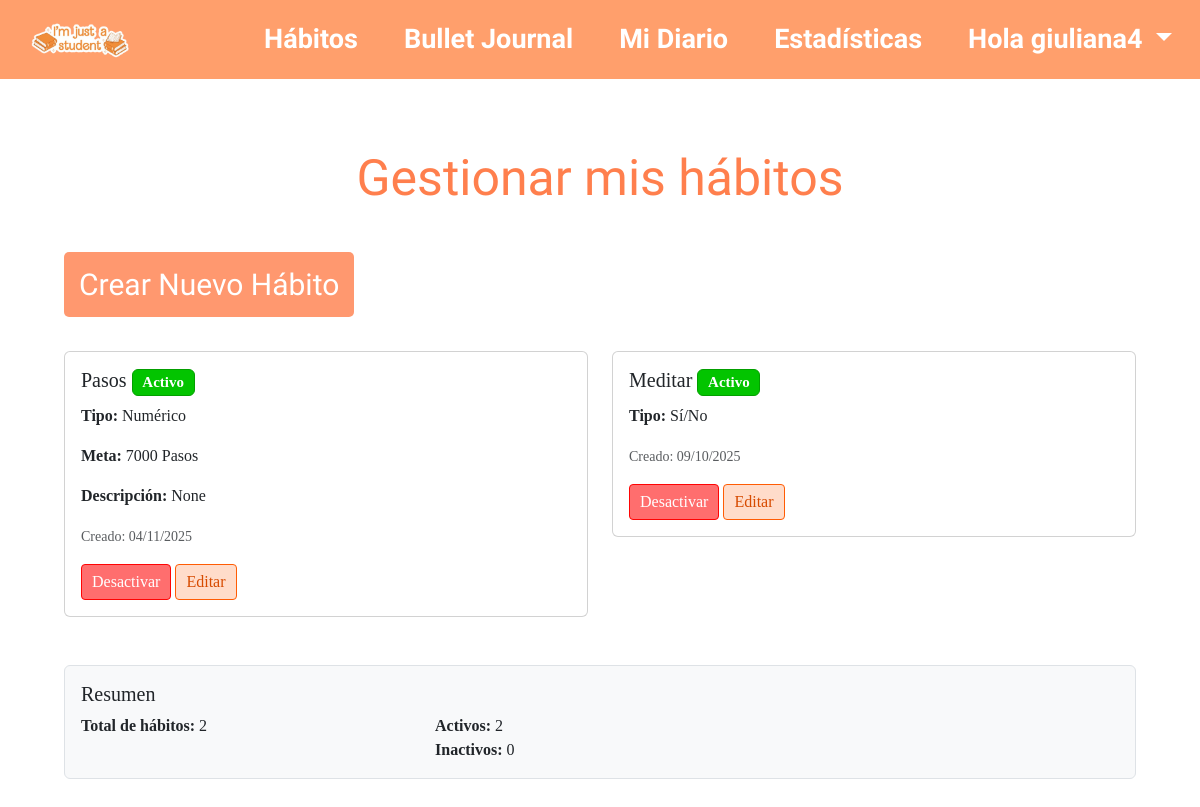
/habits/manage/ (signed in), run on the app's committed database.
### bullet_journal/models.py (models this page shows, shortened)
class CustomHabit(models.Model):
    TYPE_CHOICES = [
        ('boolean', 'Sí/No'),
        ('integer', 'Número'),
    ]
    user = models.ForeignKey(User, on_delete=models.CASCADE, related_name='custom_habits')
    name = models.CharField(max_length=100)
    description = models.TextField(blank=True, null=True)
    type = models.CharField(max_length=10, choices=TYPE_CHOICES)
    created_at = models.DateTimeField(auto_now_add=True)
    is_active = models.BooleanField(default=True)
    goal_value = models.IntegerField(null=True, blank=True)  # Valor objetivo (si aplica)
    unit = models.CharField(max_length=20, blank=True, null=True)  #
    class Meta:
        unique_together = ('user', 'name')
        ordering = ['-created_at']

### bullet_journal/views/journal_views.py (the view)
# urls.py: path('habits/manage/', manage_habits, name='manage_habits'),
@login_required
def manage_habits(request):
    if request.method == 'POST':
        form = CustomHabitForm(request.POST)
        if form.is_valid():
            habit = form.save(commit=False)
            habit.user = request.user
            habit.save()
            messages.success(request, f'Hábito "{habit.name}" creado exitosamente!')
            return redirect('manage_habits')
    else:
        form = CustomHabitForm()
    habits = CustomHabit.objects.filter(user=request.user).order_by('-created_at')
    active_count = habits.filter(is_active=True).count()
    inactive_count = habits.count() - active_count
    return render(request, 'bullet_journal/journal/manage_habits.html', {
        'form': form,
        'habits': habits,
        'active_count': active_count,
        'inactive_count': inactive_count,
    })

### bullet_journal/templates/bullet_journal/journal/manage_habits.html (shortened to what this page needs)
{% extends "header.html" %}
{% load static %}
{% load i18n %}
    {% block extra_head %}
    <link rel="stylesheet" href="{% static 'bullet_journal/css/styles.css' %}">
    {% endblock %}
{% block contenido %}
<body>
<div class="container mt-5">
    <div class="journal-form">
        <h1> Gestionar mis hábitos</h1>
        <p class="fs-5 mb-4">
        {% if habits %}
        <div class="mb-4">
            <a href="{% url 'add_habit_quick' %}" class="btn btn-primary btn-lg">
                 Crear Nuevo Hábito
            </a>
        </div>
            <div class="row">
                {% for habit in habits %}
                <div class="col-md-6 mb-4">
                    <div class="card {% if not habit.is_active %}bg-light text-muted{% endif %}">
                        <div class="card-body">
                            <div class="d-flex justify-content-between align-items-start">
                                <div class="flex-grow-1">
                                    <h5 class="card-title">
                                        {{ habit.name }}
                                        {% if not habit.is_active %}
                                            <span class="badge bg-secondary">Inactivo</span>
                                        {% else %}
                                            <span class="badge bg-success">Activo</span>
                                        {% endif %}
                                    </h5>
                                    <p class="card-text">
                                        <strong>Tipo:</strong>
                                        {% if habit.type == 'boolean' %}
                                            Sí/No
                                        {% else %}
                                             Numérico
                                        {% endif %}
                                    </p>
                                    {% if habit.goal_value %}
                                    <p class="card-text">
                                        <strong>Meta:</strong> {{ habit.goal_value }}{% if habit.unit %} {{ habit.unit }}{% endif %}
                                    </p>
                                    {% endif %}
                                    {% if habit.description %}
                                    <p class="card-text">
                                        <strong>Descripción:</strong> {{ habit.description }}
                                    </p>
                                    {% endif %}
                                    <p class="card-text">
                                        <small class="text-muted">
                                            Creado: {{ habit.created_at|date:"d/m/Y" }}
                                        </small>
                                    </p>
                                </div>
                            </div>
                            <div class="mt-3">
                                <a href="{% url 'toggle_habit_status' habit.id %}"
                                   class="btn btn-sm {% if habit.is_active %}btn-warning{% else %}btn-success{% endif %}">
                                    {% if habit.is_active %}
                                        Desactivar
                                    {% else %}
                                        Activar
                                    {% endif %}
                                </a>
                                <a href="{% url 'edit_habit' habit.id %} "  class="btn btn-sm btn-outline-primary">Editar</a>
                            </div>
                        </div>
                    </div>
                </div>
                {% endfor %}
            </div>
            <div class="mt-4 p-3 border rounded" style="background-color: #f8f9fa;">
                <h5>Resumen</h5>
                <div class="row">
                    <div class="col-md-4">
                        <strong>Total de hábitos:</strong> {{ habits|length }}
                    </div>
                    <div class="col-md-4">
                        <div class="col-md-4">
                            <strong>Activos:</strong> {{ active_count }}
                        </div>
                        <div class="col-md-4">
                            <strong>Inactivos:</strong> {{ inactive_count }}
                        </div>
                    </div>
                </div>
            </div>
        {% endif %}
        </div>
    </div>
</body>
{% endblock %}

### bullet_journal/templates/header.html (shortened to what this page needs)
{% load static %}
<!DOCTYPE html>
<html lang="es">
<head>
    <link href="https://cdn.jsdelivr.net/npm/bootstrap@5.3.3/dist/css/bootstrap.min.css" rel="stylesheet">
    <link rel="stylesheet" href="https://cdn.jsdelivr.net/npm/bootstrap-icons/font/bootstrap-icons.css">
    <link rel="stylesheet" href="{% static 'bullet_journal/css/styles.css' %}">
    {% block extra_head %}{% endblock %}
</head>
<body>
<header>
<nav class="navbar navbar-expand-lg navbar-light custom-header">
  <div class="container-fluid">
    <a class="navbar-brand" href="{% url 'home' %}">
      <img src="{% static 'bullet_journal/images/logo1.png' %}" alt="Logo" class="logo-img">
    </a>
    <div class="collapse navbar-collapse" id="navbarContent">
      <ul class="navbar-nav ms-auto nav-links">
        <li class="nav-item"><a class="nav-link" href="{% url 'manage_habits' %}">Hábitos</a></li>
        <li class="nav-item"><a class="nav-link" href="{% url 'journal_list' %}">Bullet Journal</a></li>
        <li class="nav-item"><a class="nav-link" href="{% url 'diary_list' %}">Mi Diario</a></li>
        <li class="nav-item"><a class="nav-link" href="{% url 'stadistics' %}">Estadísticas</a></li>
        {% if user.is_authenticated %}
        <li class="nav-item dropdown">
          <a class="nav-link dropdown-toggle" href="#" data-bs-toggle="dropdown">
            Hola {{ user.username }}
          </a>
        </li>
        {% else %}
        <li class="nav-item"><a class="nav-link" href="{% url 'users:login' %}">Iniciar sesión</a></li>
        {% endif %}
      </ul>
    </div>
  </div>
</nav>
</header>
<main class="container py-4">
    {% block contenido %}{% endblock %}
</main>
</body>
</html>

### bullet_journal/static/bullet_journal/css/styles.css (style rules this page uses)
* { margin: 0; padding: 0; box-sizing: border-box; }
.journal-form { height: 100vh; margin: 0; font-family: 'Times New Roman', Times, serif; padding: 10px; padding-top: 0; }
.journal-form .btn.btn-primary { text-align: center; font-family: "Amatic SC", sans-serif; color: white; font-size: 30px; margin-bottom: 10px; }
h1 { margin-top: 80px; padding: 20px; font-family: 'Dancing Script', cursive; color: #ff7f4d; font-size: 50px; text-align: center; }
.p-3 { font-family: 'Times New Roman', Times, serif; }
.btn.btn-primary { font-family: 'Times New Roman', Times, serif; font-size: 19px; background-color: #ff986f; color: white; border: none; padding: 10px 15px; border-radius: 5px; text-align: center; justify-content: center; }
:root { --cell: 28px; --gap: 2px; --border: #333; font-family: Arial, sans-serif; }
.btn.btn-sm.btn-outline-primary { font-family: 'Times New Roman', Times, serif; font-size: 16px; background-color: #ffdcca; color: #d74b00; border: 1px solid #ff5c04; padding: 5px 10px; border-radius: 4px; }
.btn.btn-sm.btn-warning { font-family: 'Times New Roman', Times, serif; font-size: 16px; background-color: rgb(255, 110, 110); color: white; border: 1px solid #ff0404; padding: 5px 10px; border-radius: 4px; }
.badge.bg-success { background-color: #03c400 !important; color: white !important; border: 1px solid #039f00 !important; }
.custom-header { background-color: #ff9f6c; color: white; padding: 0 8px !important; position: fixed; top: 0; left: 0; width: 100%; z-index: 1000; align-items: center; overflow: visible; }
.logo-img { width: 120px; height: auto; padding: 0%; }
.nav-links { list-style: none; display: flex; gap: 30px; align-items: center; }
.nav-links a, .dropdown-item { text-decoration: none; color: white !important; font-weight: bold; font-family: 'Amatic SC', cursive; font-size: 27px; }

### data on the page
CustomHabit: name "Pasos", is_active "Activo", type "Numérico", goal_value "7000", unit "Pasos", description "None", created_at "04/11/2025"
CustomHabit: name "Meditar", is_active "Activo", type "Sí/No", created_at "09/10/2025"

### other printed values
{{ user.username }} "giuliana4"
{{ habits|length }} "2"
{{ active_count }} "2"
{{ inactive_count }} "0"
